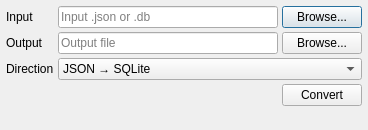
<?xml version="1.0" encoding="UTF-8"?>
<ui version="4.0">
 <class>MetadataConversionDialog</class>
 <widget class="QDialog" name="MetadataConversionDialog">
  <property name="geometry">
   <rect>
    <x>0</x>
    <y>0</y>
    <width>380</width>
    <height>150</height>
   </rect>
  </property>
  <property name="windowTitle">
   <string>Metadata Conversion</string>
  </property>
  <property name="windowIcon">
   <iconset resource="ld-analyse-resources.qrc">
    <normaloff>:/icons/Graphics/16-analyse.png</normaloff>:/icons/Graphics/16-analyse.png</iconset>
  </property>
  <layout class="QVBoxLayout" name="mainLayout">
   <property name="spacing">
    <number>4</number>
   </property>
   <property name="sizeConstraint">
    <enum>QLayout::SetFixedSize</enum>
   </property>
   <property name="leftMargin">
    <number>6</number>
   </property>
   <property name="topMargin">
    <number>6</number>
   </property>
   <property name="rightMargin">
    <number>6</number>
   </property>
   <property name="bottomMargin">
    <number>6</number>
   </property>
   <item>
    <layout class="QFormLayout" name="formLayout">
     <property name="horizontalSpacing">
      <number>4</number>
     </property>
     <property name="verticalSpacing">
      <number>4</number>
     </property>
     <property name="fieldGrowthPolicy">
      <enum>QFormLayout::AllNonFixedFieldsGrow</enum>
     </property>
     <item row="0" column="0">
      <widget class="QLabel" name="inputLabel">
       <property name="text">
        <string>Input</string>
       </property>
      </widget>
     </item>
     <item row="0" column="1">
      <layout class="QHBoxLayout" name="inputLayout">
       <item>
        <widget class="QLineEdit" name="inputLineEdit">
         <property name="minimumSize">
          <size>
           <width>220</width>
           <height>0</height>
          </size>
         </property>
         <property name="placeholderText">
          <string>Input .json or .db</string>
         </property>
        </widget>
       </item>
       <item>
        <widget class="QPushButton" name="inputBrowseButton">
         <property name="text">
          <string>Browse...</string>
         </property>
        </widget>
       </item>
      </layout>
     </item>
     <item row="1" column="0">
      <widget class="QLabel" name="outputLabel">
       <property name="text">
        <string>Output</string>
       </property>
      </widget>
     </item>
     <item row="1" column="1">
      <layout class="QHBoxLayout" name="outputLayout">
       <item>
        <widget class="QLineEdit" name="outputLineEdit">
         <property name="minimumSize">
          <size>
           <width>220</width>
           <height>0</height>
          </size>
         </property>
         <property name="placeholderText">
          <string>Output file</string>
         </property>
        </widget>
       </item>
       <item>
        <widget class="QPushButton" name="outputBrowseButton">
         <property name="text">
          <string>Browse...</string>
         </property>
        </widget>
       </item>
      </layout>
     </item>
     <item row="2" column="0">
      <widget class="QLabel" name="directionLabel">
       <property name="text">
        <string>Direction</string>
       </property>
      </widget>
     </item>
     <item row="2" column="1">
      <widget class="QComboBox" name="directionComboBox">
      <property name="minimumSize">
       <size>
        <width>220</width>
        <height>0</height>
       </size>
      </property>
       <item>
        <property name="text">
         <string>JSON → SQLite</string>
        </property>
       </item>
       <item>
        <property name="text">
         <string>SQLite → JSON</string>
        </property>
       </item>
      </widget>
     </item>
    </layout>
   </item>
   <item>
    <layout class="QHBoxLayout" name="actionLayout">
     <item>
      <spacer name="actionSpacer">
       <property name="orientation">
        <enum>Qt::Horizontal</enum>
       </property>
       <property name="sizeHint" stdset="0">
        <size>
         <width>40</width>
         <height>20</height>
        </size>
       </property>
      </spacer>
     </item>
     <item>
      <widget class="QPushButton" name="convertButton">
       <property name="text">
        <string>Convert</string>
       </property>
      </widget>
     </item>
    </layout>
   </item>
   <item>
    <widget class="QLabel" name="statusLabel">
     <property name="sizePolicy">
      <sizepolicy hsizetype="Preferred" vsizetype="Fixed">
       <horstretch>0</horstretch>
       <verstretch>0</verstretch>
      </sizepolicy>
     </property>
     <property name="text">
      <string/>
     </property>
     <property name="wordWrap">
      <bool>true</bool>
     </property>
    </widget>
   </item>
  </layout>
 </widget>
 <resources>
  <include location="ld-analyse-resources.qrc"/>
 </resources>
 <connections/>
</ui>
